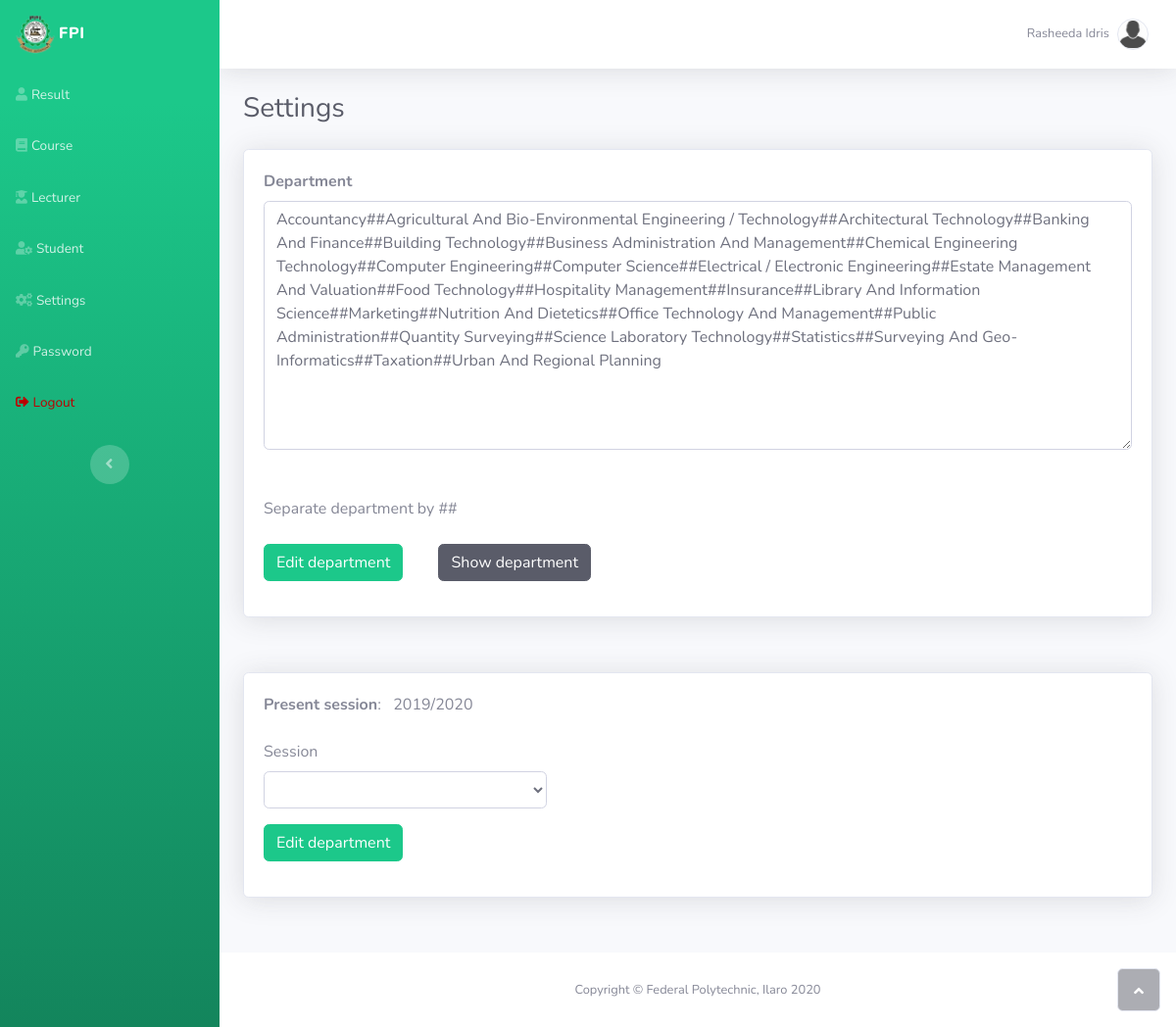
The app's page /setting.php (signed in) with its own data.
### tables this page shows
CREATE TABLE IF NOT EXISTS `department` (
  `sn` tinyint NOT NULL AUTO_INCREMENT,
  `department` varchar(1500) NOT NULL,
  `session` varchar(9) NOT NULL,
  PRIMARY KEY (`sn`)
);

### core/core.inc.php (called while the page is built, shortened)
<?php
$servername = "localhost";
$username = "root";
$password = "";
$dbname = "ilaro_result_system";
$conn = new mysqli($servername, $username, $password, $dbname);
function getRow( $string){
	global $conn;
	$result = $conn->query($string);
	$result = $result->fetch_assoc();
	return $result;
}
?>

### setting.php (the view, shortened to what this page needs)
<?php
require_once('header.php');
$department_error = $session_error = '';
$department = getRow("SELECT department
                        FROM $dbname.department WHERE sn='1'")['department'];
?>
        <div class="d-flex flex-column" id="content-wrapper">
            <div id="content">
            <div class="container-fluid">
                <h3 class="text-dark mb-4">Settings</h3>
                <div class="row mb-3">
                    <div class="col">
                        <div class="row">
                            <div class="col mb-4">
                                <div class="card shadow mb-3">
                                    <div class="card-body">
                                        <form method="post" action="">
                                            <div class="form-row">
                                                <div class="col-12">
                                                    <div class="form-group">
                                                        <label for="title"><strong>Department</strong></label>
                                                        <textarea class="form-control" name="department" rows="10" maxlength="1470"><?php echo $department; ?></textarea>
                                                        <label for="title"><br><br>Separate department by ##<br></label>
                                                    </div>
                                                </div>
                                            </div>
                                            <div class="form-group">
                                                <button class="btn btn-success mr-4" type="submit" name="departmentBtn">Edit department</button>
                                                <button class="btn btn-dark ml-2" type="submit" name="departmentBtn" onclick="displayDepartment();">Show department</button>
                                            </div>
                                        </form>
                                    </div>
                                </div>
                            </div>
                        </div>
                    </div>
                </div>
                <div class="row mb-3">
                    <div class="col">
                        <div class="row">
                            <div class="col mb-4">
                                <div class="card shadow mb-3">
                                    <div class="card-body">
                                        <p class="mb-4">
<?php
$session_ = getRow("SELECT session
    FROM $dbname.department WHERE sn='1'")['session'];
echo "<b>Present session</b>:&nbsp;&nbsp;&nbsp;{$session_}";
?>
                                        </p>
                                        <form method="post" action="">
                                            <div class="form-row">
                                                <div class="col-12 col-sm-5 col-md-4">
                                                    <div class="form-group">
                                                        <label for="department">Session</label>
                                                        <select class="form-control" id="session" name="session" <?php echo $session_error; ?> required>
                                                            <option value=''></option>
<?php
    $date = (int)date('Y')-3;
    $end = $date+3;
    while ($date++ <= $end) {
        $session_ = $date++ .'/'.$date--;
        echo "<option value='{$session_}'>{$session_}</option>";
    }
?>
                                                        </select>
                                                    </div>
                                                </div>
                                            </div>
                                            <div class="form-group">
                                                <button class="btn btn-success mr-4" type="submit" name="sessionBtn">Edit department</button>
                                            </div>
                                        </form>
                                    </div>
                                </div>
                            </div>
                        </div>
                    </div>
                </div>
            </div>
        </div>
<?php require_once('footer.php'); ?>

### records on screen
department: department "Accountancy##Agricultural And Bio-Environmental Engineering / Technology##Architectural Technology##Banking And Finance##Building Technology##Business Administration And Management##Chemical Engineering Technology##Computer Engineering##Computer Science##Electrical / Electronic Engineering##Estate Management And Valuation##Food Technology##Hospitality Management##Insurance##Library And Information Science##Marketing##Nutrition And Dietetics##Office Technology And Management##Public Administration##Quantity Surveying##Science Laboratory Technology##Statistics##Surveying And Geo-Informatics##Taxation##Urban And Regional Planning", session "2019/2020"

### other values on screen
$fullname "Rasheeda Idris"
